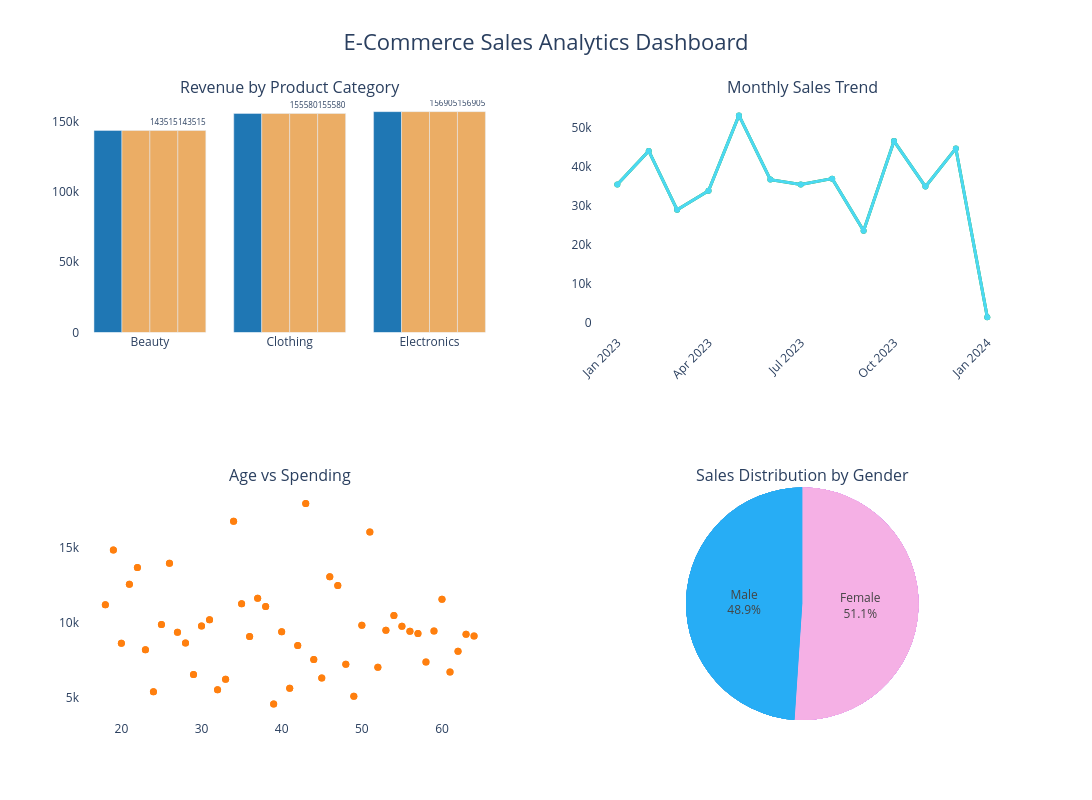

Notebook code cell kept with this figure:
### Code cell
fig.update_layout(
    title={
        'text': "E-Commerce Sales Analytics Dashboard",
        'x': 0.5,
        'xanchor': 'center',
        'font': dict(size=22)
    },
    height=800,
    width=1100,
    showlegend=False,
    paper_bgcolor='white',
    plot_bgcolor='white'
)

### Figure 1 — Plotly figure (JSON) as saved in the notebook; plotly's stock layout.template omitted (floating-point values rounded to 4 significant figures)
{"data": [{"marker": {"color": "#1f77b4"}, "showlegend": false, "type": "bar", "x": ["Beauty", "Clothing", "Electronics"], "xaxis": "x", "y": [143515, 155580, 156905], "yaxis": "y"}, {"line": {"color": "#2ca02c", "width": 3}, "marker": {"size": 6}, "mode": "lines+markers", "showlegend": false, "type": "scatter", "x": ["2023-01", "2023-02", "2023-03", "2023-04", "2023-05", "2023-06", "2023-07", "2023-08", "2023-09", "2023-10", "2023-11", "2023-12", "2024-01"], "xaxis": "x2", "y": [35450, 44060, 28990, 33870, 53150, 36715, 35465, 36960, 23620, 46580, 34920, 44690, 1530], "yaxis": "y2"}, {"marker": {"color": "#ff7f0e", "size": 7}, "mode": "markers", "showlegend": false, "type": "scatter", "x": [18, 19, 20, 21, 22, 23, 24, 25, 26, 27, 28, 29, 30, 31, 32, 33, 34, 35, 36, 37, 38, 39, 40, 41, 42, 43, 44, 45, 46, 47, 48, 49, 50, 51, 52, 53, 54, 55, 56, 57, 58, 59, 60, 61, 62, 63, 64], "xaxis": "x3", "y": [11215, 14870, 8645, 12585, 13700, 8220, 5415, 9900, 13980, 9385, 8670, 6570, 9790, 10220, 5550, 6240, 16785, 11290, 9105, 11650, 11100, 4595, 9415, 5650, 8500, 17970, 7560, 6325, 13090, 12505, 7240, 5110, 9845, 16065, 7040, 9510, 10505, 9780, 9440, 9290, 7395, 9470, 11590, 6730, 8120, 9250, 9125], "yaxis": "y3"}, {"domain": {"x": [0.55, 1], "y": [0, 0.375]}, "labels": ["Female", "Male"], "marker": {"colors": ["#636EFA", "#EF553B"]}, "textinfo": "percent+label", "type": "pie", "values": [232840, 223160]}, {"domain": {"x": [0.55, 1], "y": [0, 0.375]}, "labels": ["Female", "Male"], "marker": {"colors": ["#9F27F5", "#EF553B"]}, "textinfo": "percent+label", "type": "pie", "values": [232840, 223160]}, {"domain": {"x": [0.55, 1], "y": [0, 0.375]}, "labels": ["Female", "Male"], "marker": {"colors": ["#9F27F5", "#27ADF5"]}, "textinfo": "percent+label", "type": "pie", "values": [232840, 223160]}, {"domain": {"x": [0.55, 1], "y": [0, 0.375]}, "labels": ["Female", "Male"], "marker": {"colors": ["#9F27F5", "#27ADF5"]}, "textinfo": "percent+label", "type": "pie", "values": [232840, 223160]}, {"domain": {"x": [0.55, 1], "y": [0, 0.375]}, "labels": ["Female", "Male"], "marker": {"colors": ["#F5B0E5", "#27ADF5"]}, "textinfo": "percent+label", "type": "pie", "values": [232840, 223160]}, {"domain": {"x": [0.55, 1], "y": [0, 0.375]}, "labels": ["Female", "Male"], "marker": {"colors": ["#F5B0E5", "#27ADF5"]}, "textinfo": "percent+label", "type": "pie", "values": [232840, 223160]}, {"domain": {"x": [0.55, 1], "y": [0, 0.375]}, "labels": ["Female", "Male"], "marker": {"colors": ["#F5B0E5", "#27ADF5"]}, "textinfo": "percent+label", "type": "pie", "values": [232840, 223160]}, {"domain": {"x": [0.55, 1], "y": [0, 0.375]}, "labels": ["Female", "Male"], "marker": {"colors": ["#F5B0E5", "#27ADF5"]}, "textinfo": "percent+label", "type": "pie", "values": [232840, 223160]}, {"marker": {"color": "#EBAD65"}, "showlegend": false, "type": "bar", "x": ["Beauty", "Clothing", "Electronics"], "xaxis": "x", "y": [143515, 155580, 156905], "yaxis": "y"}, {"marker": {"color": "#EBAD65"}, "showlegend": false, "text": [143500.0, 155600.0, 156900.0], "textposition": "outside", "type": "bar", "x": ["Beauty", "Clothing", "Electronics"], "xaxis": "x", "y": [143515, 155580, 156905], "yaxis": "y"}, {"marker": {"color": "#EBAD65"}, "showlegend": false, "text": [143500.0, 155600.0, 156900.0], "textposition": "outside", "type": "bar", "x": ["Beauty", "Clothing", "Electronics"], "xaxis": "x", "y": [143515, 155580, 156905], "yaxis": "y"}, {"line": {"color": "#4BD9F2", "width": 3}, "marker": {"size": 6}, "mode": "lines+markers", "type": "scatter", "x": ["2023-01", "2023-02", "2023-03", "2023-04", "2023-05", "2023-06", "2023-07", "2023-08", "2023-09", "2023-10", "2023-11", "2023-12", "2024-01"], "xaxis": "x2", "y": [35450, 44060, 28990, 33870, 53150, 36715, 35465, 36960, 23620, 46580, 34920, 44690, 1530], "yaxis": "y2"}, {"marker": {"color": "#ff7f0e", "size": 7}, "mode": "markers", "type": "scatter", "x": [18, 19, 20, 21, 22, 23, 24, 25, 26, 27, 28, 29, 30, 31, 32, 33, 34, 35, 36, 37, 38, 39, 40, 41, 42, 43, 44, 45, 46, 47, 48, 49, 50, 51, 52, 53, 54, 55, 56, 57, 58, 59, 60, 61, 62, 63, 64], "xaxis": "x3", "y": [11215, 14870, 8645, 12585, 13700, 8220, 5415, 9900, 13980, 9385, 8670, 6570, 9790, 10220, 5550, 6240, 16785, 11290, 9105, 11650, 11100, 4595, 9415, 5650, 8500, 17970, 7560, 6325, 13090, 12505, 7240, 5110, 9845, 16065, 7040, 9510, 10505, 9780, 9440, 9290, 7395, 9470, 11590, 6730, 8120, 9250, 9125], "yaxis": "y3"}, {"domain": {"x": [0.55, 1], "y": [0, 0.375]}, "labels": ["Female", "Male"], "marker": {"colors": ["#F5B0E5", "#27ADF5"]}, "textinfo": "percent+label", "type": "pie", "values": [232840, 223160]}], "layout": {"annotations": [{"font": {"size": 16}, "showarrow": false, "text": "Revenue by Product Category", "x": 0.225, "xanchor": "center", "xref": "paper", "y": 1, "yanchor": "bottom", "yref": "paper"}, {"font": {"size": 16}, "showarrow": false, "text": "Monthly Sales Trend", "x": 0.775, "xanchor": "center", "xref": "paper", "y": 1, "yanchor": "bottom", "yref": "paper"}, {"font": {"size": 16}, "showarrow": false, "text": "Age vs Spending", "x": 0.225, "xanchor": "center", "xref": "paper", "y": 0.375, "yanchor": "bottom", "yref": "paper"}, {"font": {"size": 16}, "showarrow": false, "text": "Sales Distribution by Gender", "x": 0.775, "xanchor": "center", "xref": "paper", "y": 0.375, "yanchor": "bottom", "yref": "paper"}], "height": 800, "paper_bgcolor": "white", "plot_bgcolor": "white", "showlegend": false, "title": {"font": {"size": 22}, "text": "E-Commerce Sales Analytics Dashboard", "x": 0.5, "xanchor": "center"}, "width": 1100, "xaxis": {"anchor": "y", "domain": [0, 0.45]}, "xaxis2": {"anchor": "y2", "domain": [0.55, 1], "tickangle": -45}, "xaxis3": {"anchor": "y3", "domain": [0, 0.45]}, "yaxis": {"anchor": "x", "domain": [0.625, 1]}, "yaxis2": {"anchor": "x2", "domain": [0.625, 1]}, "yaxis3": {"anchor": "x3", "domain": [0, 0.375]}}}
